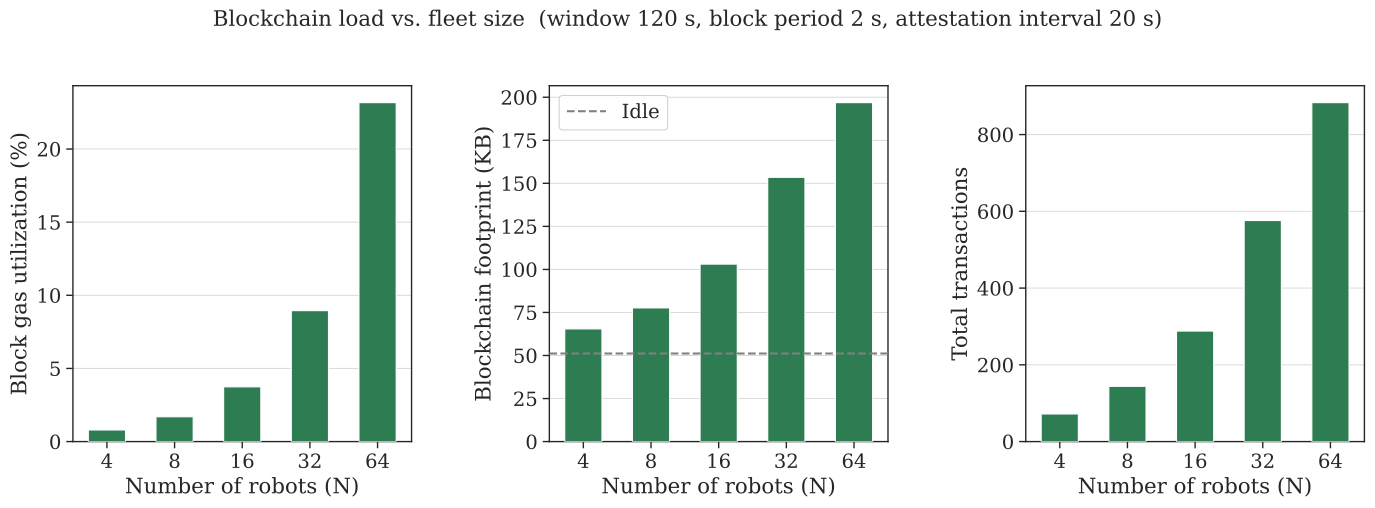

This figure's Python source:
#!/usr/bin/env python3
"""
Blockchain stats vs fleet size — bar chart (1×3).

Three subplots:
  1. Block gas utilization (%)
  2. Blockchain footprint (KB)
  3. Total transactions per run

Bars show mean ± std across runs. Footprint panel includes a dashed
idle reference line.
"""

from pathlib import Path
import numpy as np
import pandas as pd
import matplotlib.pyplot as plt
import seaborn as sns

INPUT_FILE = "../data/blockchain-stats/_summary/blockchain_stats_summary.csv"
IDLE_CSV   = "../data/blockchain-stats/results/idle/blockchain-idle-120s.csv"

FONT_SCALE  = 1.6
COLOR       = "#2E7D52"   # forest green
COLOR_IDLE  = "gray"
BAR_WIDTH   = 0.55
SHOW_ERRORS = False


def main():
    script_dir = Path(__file__).parent.resolve()
    csv_path   = (script_dir / INPUT_FILE).resolve()
    if not csv_path.exists():
        raise SystemExit(f"Summary CSV not found: {csv_path}")

    df = pd.read_csv(csv_path, index_col="N")

    idle_path = (script_dir / IDLE_CSV).resolve()
    if not idle_path.exists():
        raise SystemExit(f"Idle CSV not found: {idle_path}")
    idle_total_bytes = pd.read_csv(idle_path)["size_bytes"].sum()

    n_vals = df.index.to_numpy()
    x      = np.arange(len(n_vals))

    metrics = [
        ("gas_used_pct", "Block gas utilization (%)", 1.0),
        ("total_bytes",  "Blockchain footprint (KB)",  1e-3),
        ("total_tx",     "Total transactions",          1.0),
    ]

    sns.set_theme(context="paper", style="ticks",
                  rc={"xtick.direction": "out", "ytick.direction": "out"},
                  font_scale=FONT_SCALE)
    plt.rcParams.update({"font.family": "serif"})

    fig, axes = plt.subplots(1, 3, figsize=(14, 5))

    for ax, (key, ylabel, scale) in zip(axes, metrics):
        means = df[f"{key}_mean"].to_numpy() * scale
        stds  = df[f"{key}_std"].to_numpy()  * scale

        yerr = stds if SHOW_ERRORS else None
        ax.bar(x, means, width=BAR_WIDTH, color=COLOR,
               yerr=yerr, capsize=4,
               error_kw={"linewidth": 1.2, "zorder": 5},
               zorder=3)

        if key == "total_bytes":
            ax.axhline(idle_total_bytes * scale, color=COLOR_IDLE,
                       linewidth=1.5, linestyle="--", zorder=4, label="Idle")
            ax.legend(loc="upper left", frameon=True, framealpha=0.9,
                      fancybox=True)

        ax.set_xlabel("Number of robots (N)")
        ax.set_ylabel(ylabel)
        ax.set_xticks(x)
        ax.set_xticklabels([str(n) for n in n_vals])
        ax.set_ylim(bottom=0)
        ax.grid(axis="y", linestyle="-", linewidth=0.7, alpha=0.75)
        ax.set_axisbelow(True)

    fig.suptitle(
        "Blockchain load vs. fleet size  (window 120 s, block period 2 s, attestation interval 20 s)",
        fontsize=plt.rcParams.get("axes.titlesize", 11),
        y=1.02,
    )
    plt.tight_layout(w_pad=3.0)

    out_path = script_dir / "barplot_blockchain_stats.pdf"
    fig.savefig(out_path, dpi=300, bbox_inches="tight")
    print(f"[OK] Saved: {out_path}")
    plt.close(fig)


if __name__ == "__main__":
    main()
